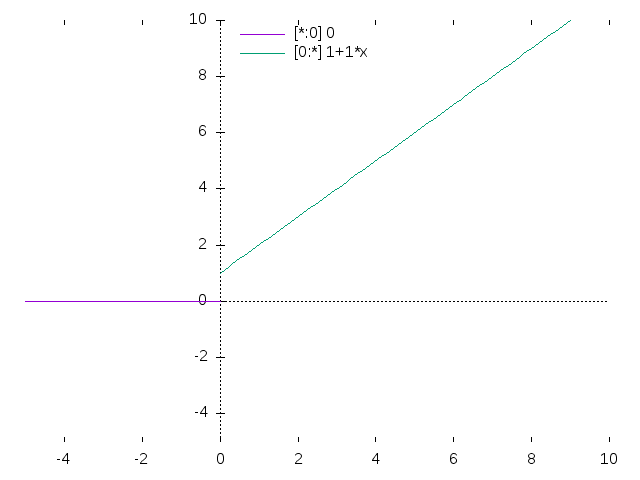

Generate this figure with gnuplot:
unset border
set key center top reverse Left
set xzeroaxis
set yzeroaxis
set ytics axis
set xrange [ -5 : 10 ]
set yrange [ -5 : 10 ]

plot sample [*:0] 0, [0:*] 1+1*x

set term png
set output "task541.png"
replot
set term x11
